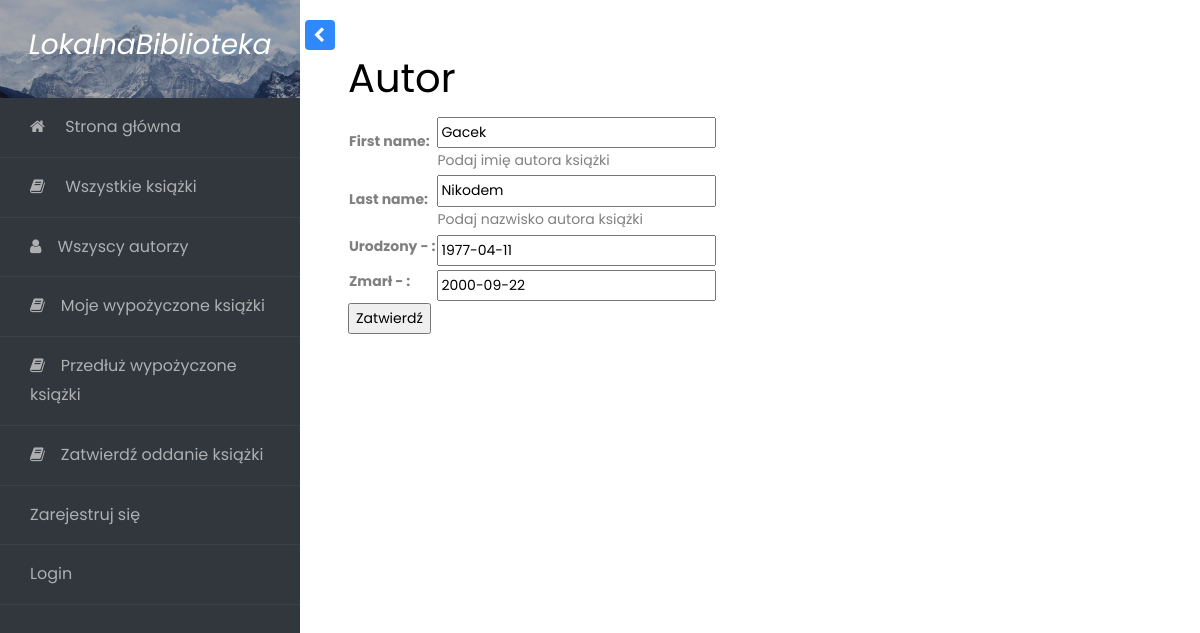
Screenshot of /catalog/author/update/1 with the database file from the repository.
### catalog/models.py (models this page shows, shortened)
class Author(models.Model):
    first_name = models.CharField(max_length=100, help_text='Podaj imię autora książki')
    last_name = models.CharField(max_length=100, help_text='Podaj nazwisko autora książki')
    date_of_birth = models.DateField(null=True, blank=True, verbose_name="Urodzony - ")
    date_of_death = models.DateField(null=True, blank=True, verbose_name="Zmarł - ")

### catalog/views.py (the view)
# urls.py: path('author/update/<int:pk>', views.AuthorUpdate.as_view(), name='author_update'),
class AuthorUpdate(UpdateView):
    model = Author
    fields = ['first_name', 'last_name', 'date_of_birth', 'date_of_death']
    template_name = 'author_form.html'

### catalog/templates/author_form.html (shortened to what this page needs)
{% extends "base_generic.html" %}
{% block content %}
  <h1>Autor</h1>
  <form action="" method="post">
    <table>
    {{ form.as_table }}
    </table>
    <input type="submit" value="Zatwierdź">
  </form>
{% endblock %}

### rows the page displays
Author: first_name "Gacek", last_name "Nikodem", date_of_birth "1977-04-11", date_of_death "2000-09-22"
